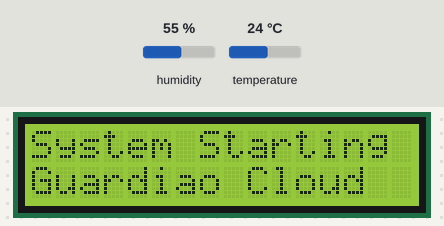
Recording of a sketch running on a simulated Arduino Uno, built with avr-gcc and run on an emulated ATmega328P. Parts: 16×2 character LCD. The test bench sets the inputs (shaded band); at power-on: humidity 55 %, temperature 24 °C. WiFi joins after 1.5 s; servers stay silent unless stated.

Above: at 0.2 s.
At 1.7 s:
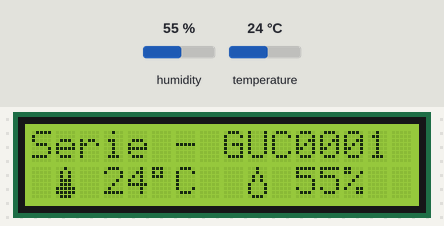

The sketch:

guardiao-coleta-display.ino
```cpp
#include <dht.h>
#include <SPI.h>
#include <Ethernet.h>
#include <LiquidCrystal_I2C.h>
#include <Wire.h>

#define DHTPIN 7 //porta conectada ao DHT11
static char apiKey[] = "xxxxxxxx-yyyy-zzzz-wwww-kkkkkkkkkkkk"; //@todo Alterar para a API Key do Projeto.
static char serial[] = "GUC0001"; //@todo Alterar para a Serial do Dispositivo.

dht DHT;
EthernetClient client;
LiquidCrystal_I2C lcd(0x27,16,2);

signed long next;
unsigned long frequencyTime = 60000; //Frequência do Tempo que será lido e enviado os valores(1 min.).
static byte mac[] = { 0xDE, 0xAD, 0x09, 0xEF, 0xFE, 0xED }; // Endereço MAC, mude caso tenha vários
static char serverName[] = "guardiao.cl"; //NÃO ALTERE ESSE VALOR
static byte termometru[8] = //icone para temperatura
{
  B00100,
  B01010,
  B01010,
  B01110,
  B01110,
  B11111,
  B11111,
  B01110
};

static byte picatura[8] = //icone de humidade
{
  B00100,
  B00100,
  B01010,
  B01010,
  B10001,
  B10001,
  B10001,
  B01110,
};

void setup() {
  lcd.init();
  lcd.clear();
  lcd.backlight();
  lcd.print(F("System Starting"));
  lcd.setCursor(0, 1);
  lcd.print(F("Guardiao Cloud"));
  lcd.createChar(1,termometru);
  lcd.createChar(2,picatura);

  Ethernet.begin(mac); //IP Automático
  next = 0;
}

void loop() {
  if (((signed long)(millis() - next)) > 0)
  {
    next = millis() + frequencyTime;
    char temp[6] PROGMEM;
    char hum[6] PROGMEM;
    float temperature = 0;
    float humidity = 0;
    int chk = DHT.read11(DHTPIN); //Leitura do Sensor DHT11
    if(chk == DHTLIB_OK){
      temperature = DHT.temperature;
      humidity = DHT.humidity;
      dtostrf(temperature, 1, 2, temp);
      dtostrf(humidity, 1, 2, hum);
    }
    else{
      temp[0] = '0';
      hum[0] = '0';
    }
    char queryString[128];
    char outBuf[128];
    char host[64];

    lcd.clear();
    lcd.setCursor(0, 0);
    lcd.print(F("Serie - "));
    lcd.print(serial);
    lcd.setCursor(1, 1);
    lcd.write(1);
    lcd.setCursor(3, 1);
    lcd.print((float)temperature,0);
    lcd.setCursor(5, 1);
    lcd.print((char)223); //sinal de graus
    lcd.print(F("C"));

    lcd.setCursor(9, 1);
    lcd.write(2);
    lcd.setCursor(11, 1);
    lcd.print((float)humidity,0);
    lcd.print(F("%"));

    if (client.connect(serverName, 80))
    {
      sprintf(queryString,"apiKey=%s&temperatura=%s&humidade=%s",apiKey, temp,hum);
      sprintf(outBuf,"GET /collect/%s/?%s HTTP/1.1",serial,queryString);
      client.println(outBuf);
      sprintf(host,"Host: %s",serverName);
      client.println(host);
      client.println("User-Agent: arduino-ethernet");
      client.println("Connection: close");
      client.println();
      client.stop();
    }
    else
    {
      Serial.println(F("Falha de conexão"));
    }
  }

}
```
